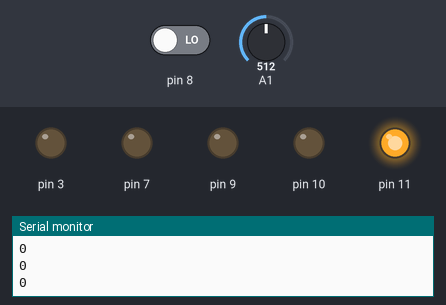
A sketch run on a simulated Arduino Uno, built with avr-gcc and run on an emulated ATmega328P. On the bench: output pins drawn as LEDs (lit = HIGH), the last lines printed to the serial monitor. The inputs (shaded band) are chosen by the test bench; at power-on: A1 = 512, pin 8 LOW.

Above: at 2.8 s.
2.9 s: A1 set to 200
4.4 s: A1 set to 181
At 5.3 s:
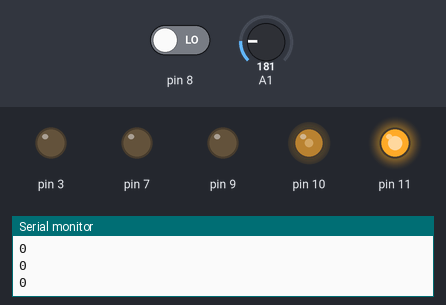
6.5 s: pin 8 driven HIGH
At 8.0 s:
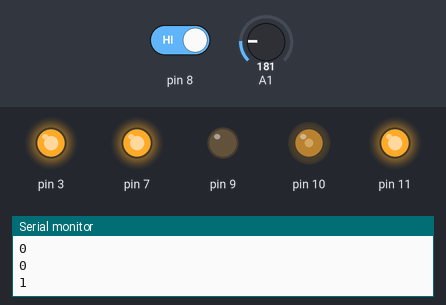
8.5 s: A1 set to 122
At 9.9 s:
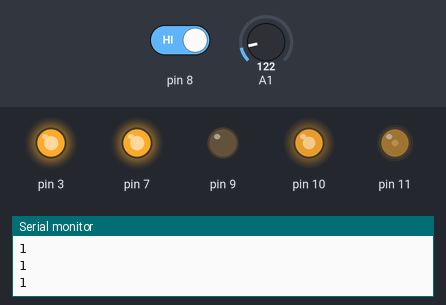
10.5 s: pin 8 driven LOW
At 12.3 s:
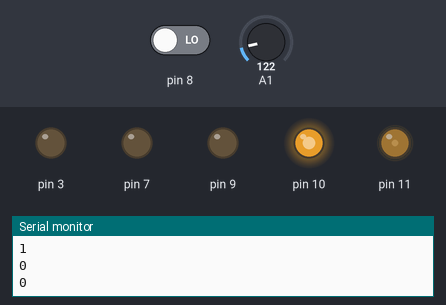
12.6 s: A1 set to 306
At 14.4 s:
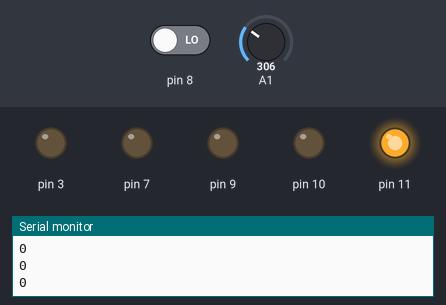
Timing chart, 0 to 15.6 s (numbered marks = the images above; inputs shaded):
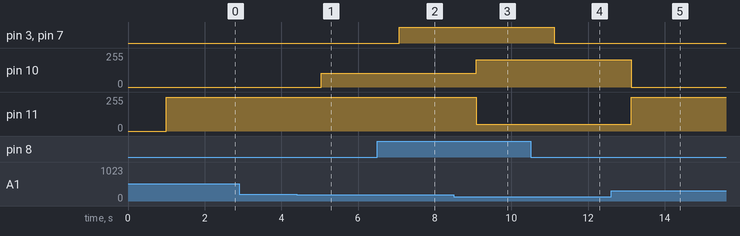

The sketch:

grand_bigery1.ino
```cpp
// C++ code
//
int sensorvalue = 0;
int temperature = 0;

void setup()
{
  pinMode(8, INPUT);
  pinMode(A1, INPUT);
  Serial.begin(9600);
  pinMode(3, OUTPUT);
  pinMode(7, OUTPUT);
  pinMode(11, OUTPUT);
  pinMode(10, OUTPUT);
  pinMode(9, OUTPUT);
}

void loop()
{
  sensorvalue = digitalRead(8);
  Serial.println(sensorvalue);
  if (sensorvalue == 1) {
    digitalWrite(3, HIGH);
    digitalWrite(7, HIGH);
  } else {
    digitalWrite(3, LOW);
    digitalWrite(7, LOW);
  }
  delay(1000); // Delay a little bit to improve simulation performance
  //  temperature monitoring
  temperature = (-40 + 0.488155 * (analogRead(A1) - 20));
  if (temperature < 36) {
    analogWrite(11, 51);
    analogWrite(10, 204);
    analogWrite(9, 0);
  }
  if (temperature > 36) {
    analogWrite(11, 255);
    analogWrite(10, 102);
    analogWrite(9, 0);
  }
  if (temperature > 38) {
    analogWrite(11, 255);
    analogWrite(10, 0);
    analogWrite(9, 0);
  }
  delay(10); // Delay a little bit to improve simulation performance
}
```

Measured:
- the behaviour switches between 182 and 181 on A1 (found by bisection; images 0 and 1)
- after the input at 4.4 s, pin 10: 0/255 → 102/255 after 0.64 s
- after the input at 6.5 s, pin 3, pin 7: LOW → HIGH after 0.57 s
- after the input at 8.5 s, pin 10: 102/255 → 204/255 after 0.58 s; pin 11: 255/255 → 51/255 after 0.58 s
- after the input at 10.5 s, pin 3, pin 7: HIGH → LOW after 0.61 s
- after the input at 12.6 s, pin 10: 204/255 → 0/255 after 0.52 s; pin 11: 51/255 → 255/255 after 0.52 s
